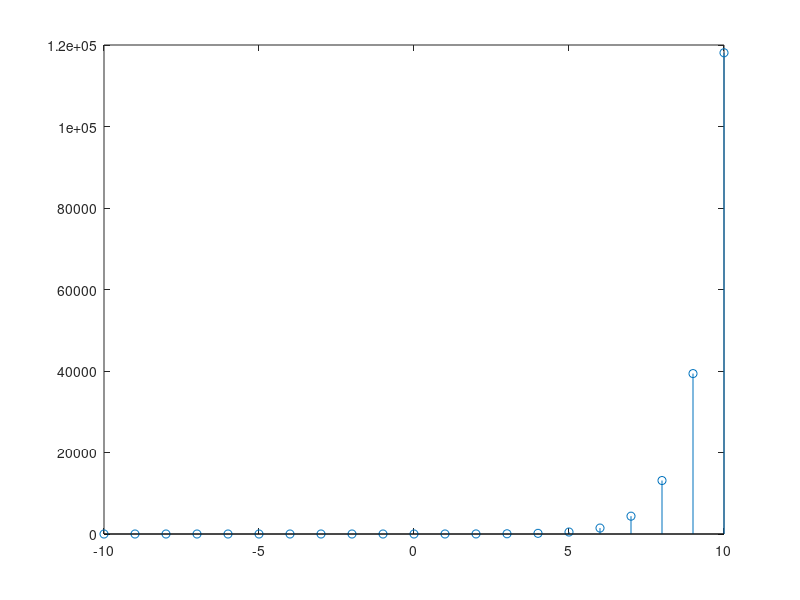
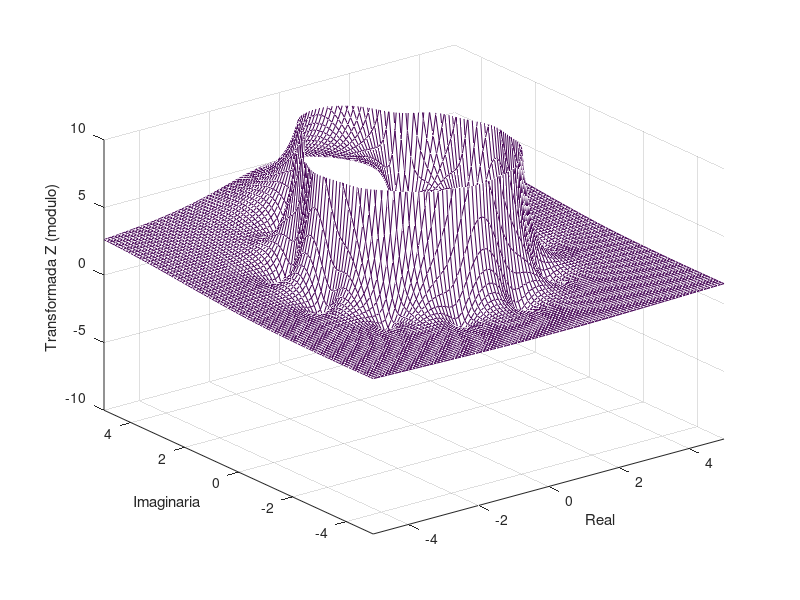

Here is the MATLAB script that generated these plots, in order:
clc
clear all
close all

n=-10:10;

for l=1:length(n)
    if n(l)>=0;
        xn(l)=2.*(3.^n(l));
    else
        xn(l)=0;
    end
end
stem(n,xn)
REAL=[-5:0.1:5];
IMA=[-5:0.1:5];

for y=1:length(IMA)
    for x=1:length(REAL)
        z=REAL(x)+1j.*IMA(y);
        TZ(x,y)=sum(xn.*(z.^(-n)));
    end
end
figure, mesh(REAL,IMA,abs(TZ))
xlabel('Real')
ylabel('Imaginaria')
zlabel('Transformada Z (modulo)')
axis([-5 5 -5 5 -10 10])
